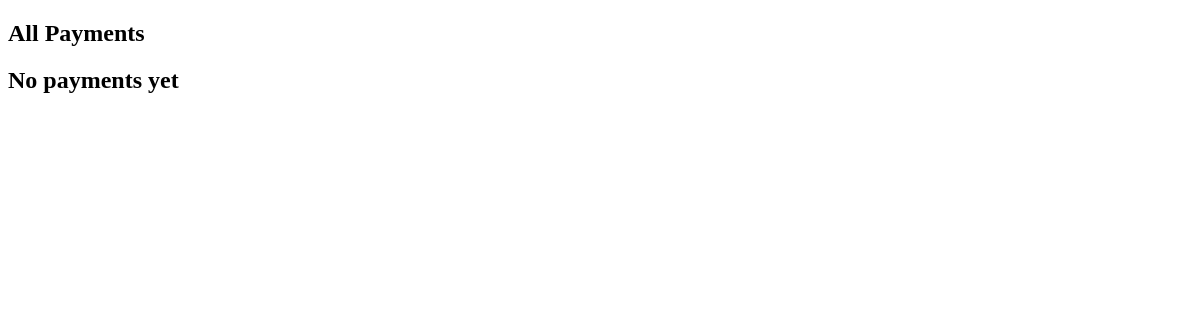
/admin/list_payments.php, run on an earlier commit of the app's database.
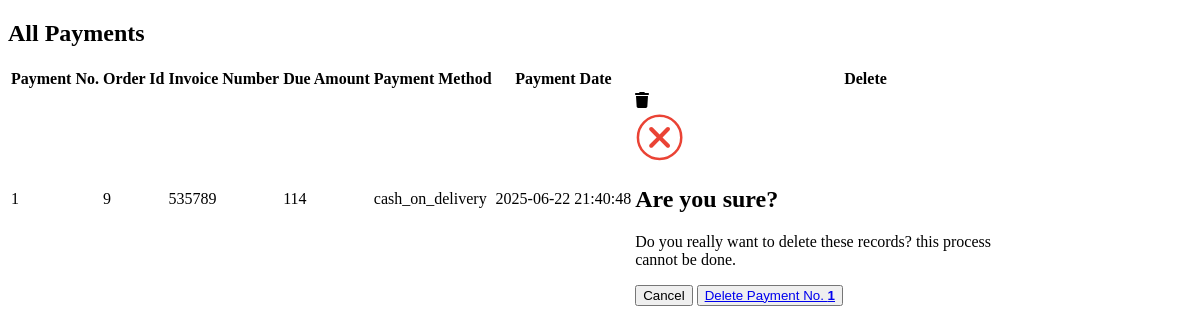
And on a later commit of the database.
### tables this page shows
CREATE TABLE `user_payments` (
  `payment_id` int(11) NOT NULL,
  `order_id` int(11) NOT NULL,
  `invoice_number` int(11) NOT NULL,
  `amount` int(11) NOT NULL,
  `payment_method` varchar(255) NOT NULL,
  `payment_date` timestamp NOT NULL DEFAULT current_timestamp() ON UPDATE current_timestamp()
);

### admin/list_payments.php (the view, shortened to what this page needs)
<!DOCTYPE html>
<html lang="en">
<head>
</head>
<body>
    <div class="container">
        <div class="categ-header">
            <div class="sub-title">
                <h2>All Payments</h2>
            </div>
        </div>
        <div class="table-data">
            <table class="table table-bordered table-hover table-striped text-center">
                <thead class="table-dark">
                    <?php
                    $get_payment_query = "SELECT * FROM `user_payments`";
                    $get_payment_result = mysqli_query($con, $get_payment_query);
                    $row_count = mysqli_num_rows($get_payment_result);
                    if($row_count!=0){
                        echo "
                        <tr>
                        <th>Payment No.</th>
                        <th>Order Id</th>
                        <th>Invoice Number</th>
                        <th>Due Amount</th>
                        <th>Payment Method</th>
                        <th>Payment Date</th>
                        <th>Delete</th>
                    </tr>
                    ";
                    }
                    ?>
                </thead>
                <tbody>
                    <?php
                    if ($row_count == 0) {
                        echo "<h2 class='text-center text-light p-2 bg-dark'>No payments yet</h2>";
                    } else {
                        $id_number = 1;
                        while ($row_fetch_payments = mysqli_fetch_array($get_payment_result)) {
                            $payment_id = $row_fetch_payments['payment_id'];
                            $order_id = $row_fetch_payments['order_id'];
                            $invoice_number = $row_fetch_payments['invoice_number'];
                            $amount_due = $row_fetch_payments['amount'];
                            $payment_method = $row_fetch_payments['payment_method'];
                            $payment_date = $row_fetch_payments['payment_date'];
                            echo "
                            <tr>
                            <td>$id_number</td>
                            <td>$order_id</td>
                            <td>$invoice_number</td>
                            <td>$amount_due</td>
                            <td>$payment_method</td>
                            <td>$payment_date</td>
                            <td>
                                <a href='index.php?delete_payment=$payment_id' data-bs-toggle='modal' data-bs-target='#deleteModal_$payment_id'>
                                </a>
                                <div class='modal fade' id='deleteModal_$payment_id' tabindex='-1' aria-labelledby='deleteModal_$payment_id.Label' aria-hidden='true'>
                                    <div class='modal-dialog modal-dialog-centered justify-content-center'>
                                        <div class='modal-content' style='width:80%;'>
                                            <div class='modal-body'>
                                                <div class='d-flex flex-column gap-3 align-items-center text-center'>
                                                    <span>
                                                    </span>
                                                    <h2>Are you sure?</h2>
                                                    <p>
                                                        Do you really want to delete these records? this process cannot be done.
                                                    </p>
                                                    <div class='btns d-flex gap-3'>
                                                        <button type='button' class='btn px-5 btn-secondary' data-bs-dismiss='modal'>Cancel</button>
                                                        <button type='button' class='btn px-5 btn-primary' data-bs-dismiss='modal'>
                                                            <a class='text-light' href='index.php?delete_payment=$payment_id'>
                                                                Delete Payment No. <strong>$id_number</strong>
                                                            </a>
                                                        </button>
                                                    </div>
                                                </div>
                                            </div>
                                        </div>
                                    </div>
                                </div>
                            </td>
                        </tr>
                            ";
                            $id_number++;
                        }
                    }
                    ?>
                </tbody>
            </table>
        </div>
    </div>
</body>
</html>

What changed in the data, as far as the page shows it:
added user_payments: order "9", invoice_number "535789", amount "114", payment_method "cash_on_delivery", payment_date "2025-06-22 21:40:48"
Also different on the page:
text no longer shown: "No payments yet"
text now shown: "Payment No. Order Id Invoice Number Due Amount Payment Method Payment Date Delete"
